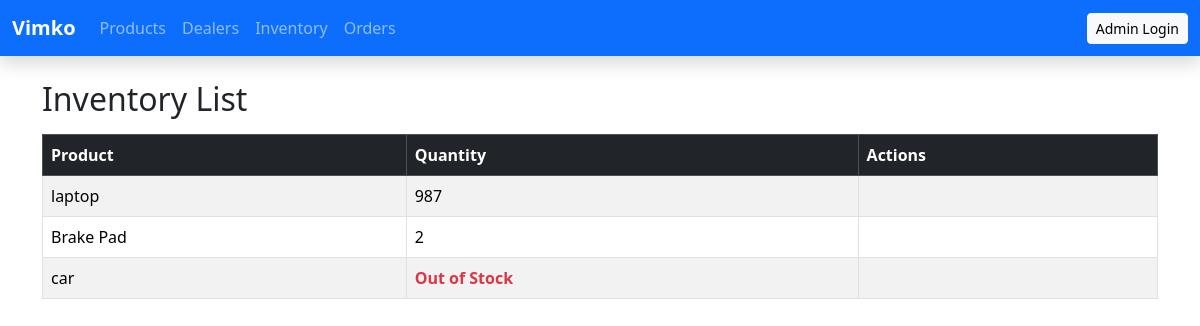
The page /api/inventory-ui/ on the database its author committed.
### core/models.py (models this page shows, shortened)
class Inventory(models.Model):
    product = models.OneToOneField(Product, on_delete=models.CASCADE, related_name='inventory')
    quantity = models.PositiveIntegerField(default=0)

class Product(models.Model):
    sku = models.CharField(max_length=20, unique=True)
    name = models.CharField(max_length=100)
    price = models.DecimalField(max_digits=10, decimal_places=2)

### core/views.py (the view)
# urls.py: path('inventory-ui/', views.inventory_list, name='inventory_list'),
def inventory_list(request):
    inventory = Inventory.objects.all()
    return render(request, 'core/inventory_list.html', {'inventory': inventory})

### core/templates/core/inventory_list.html (shortened to what this page needs)
{% extends 'core/base.html' %}
{% block content %}
<h2 class="mb-3">Inventory List</h2>
<table class="table table-bordered table-striped">
    <thead class="table-dark">
        <tr>
            <th>Product</th>
            <th>Quantity</th>
            <th>Actions</th>
        </tr>
    </thead>
    <tbody>
        {% for inv in inventory %}
        <tr>
            <td>{{ inv.product.name }}</td>
            <td>
                {% if inv.quantity <= 0 %}
                    <span class="text-danger fw-bold">Out of Stock</span>
                {% else %}
                    {{ inv.quantity }}
                {% endif %}
            </td>
            <td>
            </td>
        </tr>
        {% empty %}
        <tr>
            <td colspan="3" class="text-center">No inventory found</td>
        </tr>
        {% endfor %}
    </tbody>
</table>
{% endblock %}

### rows shown on the page
Inventory: product.name "laptop", quantity "987"
Inventory: product.name "Brake Pad", quantity "2"
Inventory: product.name "car", quantity "Out of Stock"
